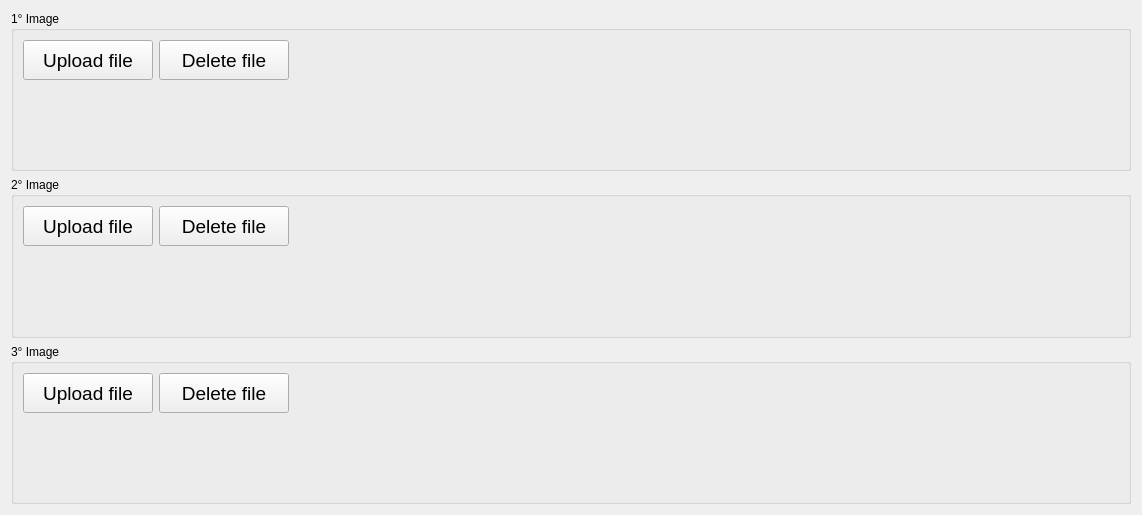
          <widget class="QWidget" name="scrollAreaWidgetContents_12">
           <property name="geometry">
            <rect>
             <x>0</x>
             <y>0</y>
             <width>1142</width>
             <height>515</height>
            </rect>
           </property>
           <layout class="QGridLayout" name="gridLayout_56">
            <item row="0" column="0">
             <layout class="QVBoxLayout" name="verticalLayout_51">
              <item>
               <widget class="QGroupBox" name="groupBox_29">
                <property name="title">
                 <string>1° Image</string>
                </property>
                <layout class="QGridLayout" name="gridLayout_49">
                 <item row="0" column="0">
                  <layout class="QHBoxLayout" name="horizontalLayout_82">
                   <property name="sizeConstraint">
                    <enum>QLayout::SetMinimumSize</enum>
                   </property>
                   <item>
                    <widget class="QPushButton" name="button_open_file_one">
                     <property name="sizePolicy">
                      <sizepolicy hsizetype="Fixed" vsizetype="Fixed">
                       <horstretch>0</horstretch>
                       <verstretch>0</verstretch>
                      </sizepolicy>
                     </property>
                     <property name="minimumSize">
                      <size>
                       <width>130</width>
                       <height>40</height>
                      </size>
                     </property>
                     <property name="maximumSize">
                      <size>
                       <width>130</width>
                       <height>40</height>
                      </size>
                     </property>
                     <property name="font">
                      <font>
                       <pointsize>14</pointsize>
                      </font>
                     </property>
                     <property name="text">
                      <string>Upload file</string>
                     </property>
                    </widget>
                   </item>
                   <item>
                    <widget class="QPushButton" name="button_delete_file_one">
                     <property name="sizePolicy">
                      <sizepolicy hsizetype="Fixed" vsizetype="Fixed">
                       <horstretch>0</horstretch>
                       <verstretch>0</verstretch>
                      </sizepolicy>
                     </property>
                     <property name="minimumSize">
                      <size>
                       <width>130</width>
                       <height>40</height>
                      </size>
                     </property>
                     <property name="maximumSize">
                      <size>
                       <width>130</width>
                       <height>40</height>
                      </size>
                     </property>
                     <property name="font">
                      <font>
                       <pointsize>14</pointsize>
                      </font>
                     </property>
                     <property name="text">
                      <string>Delete file</string>
                     </property>
                    </widget>
                   </item>
                   <item>
                    <spacer name="horizontalSpacer_41">
                     <property name="orientation">
                      <enum>Qt::Horizontal</enum>
                     </property>
                     <property name="sizeHint" stdset="0">
                      <size>
                       <width>40</width>
                       <height>20</height>
                      </size>
                     </property>
                    </spacer>
                   </item>
                  </layout>
                 </item>
                 <item row="1" column="0">
                  <widget class="QLabel" name="label_image_pic_one">
                   <property name="text">
                    <string/>
                   </property>
                  </widget>
                 </item>
                </layout>
               </widget>
              </item>
              <item>
               <widget class="QGroupBox" name="groupBox_31">
                <property name="title">
                 <string>2° Image</string>
                </property>
                <layout class="QGridLayout" name="gridLayout_53">
                 <item row="0" column="0">
                  <layout class="QVBoxLayout" name="verticalLayout_49">
                   <item>
                    <layout class="QHBoxLayout" name="horizontalLayout_78">
                     <item>
                      <widget class="QPushButton" name="button_open_file_two">
                       <property name="minimumSize">
                        <size>
                         <width>130</width>
                         <height>40</height>
                        </size>
                       </property>
                       <property name="maximumSize">
                        <size>
                         <width>130</width>
                         <height>40</height>
                        </size>
                       </property>
                       <property name="font">
                        <font>
                         <pointsize>14</pointsize>
                        </font>
                       </property>
                       <property name="text">
                        <string>Upload file</string>
                       </property>
                      </widget>
                     </item>
                     <item>
                      <widget class="QPushButton" name="button_delete_file_two">
                       <property name="minimumSize">
                        <size>
                         <width>130</width>
                         <height>40</height>
                        </size>
                       </property>
                       <property name="maximumSize">
                        <size>
                         <width>130</width>
                         <height>40</height>
                        </size>
                       </property>
                       <property name="font">
                        <font>
                         <pointsize>14</pointsize>
                        </font>
                       </property>
                       <property name="text">
                        <string>Delete file</string>
                       </property>
                      </widget>
                     </item>
                     <item>
                      <spacer name="horizontalSpacer_42">
                       <property name="orientation">
                        <enum>Qt::Horizontal</enum>
                       </property>
                       <property name="sizeHint" stdset="0">
                        <size>
                         <width>40</width>
                         <height>20</height>
                        </size>
                       </property>
                      </spacer>
                     </item>
                    </layout>
                   </item>
                   <item>
                    <widget class="QLabel" name="label_image_pic_two">
                     <property name="text">
                      <string/>
                     </property>
                    </widget>
                   </item>
                  </layout>
                 </item>
                </layout>
               </widget>
              </item>
              <item>
               <widget class="QGroupBox" name="groupBox_32">
                <property name="title">
                 <string>3° Image</string>
                </property>
                <layout class="QGridLayout" name="gridLayout_55">
                 <item row="0" column="0">
                  <layout class="QVBoxLayout" name="verticalLayout_50">
                   <item>
                    <layout class="QHBoxLayout" name="horizontalLayout_94">
                     <item>
                      <widget class="QPushButton" name="button_open_file_three">
                       <property name="minimumSize">
                        <size>
                         <width>130</width>
                         <height>40</height>
                        </size>
                       </property>
                       <property name="maximumSize">
                        <size>
                         <width>130</width>
                         <height>40</height>
                        </size>
                       </property>
                       <property name="font">
                        <font>
                         <pointsize>14</pointsize>
                        </font>
                       </property>
                       <property name="text">
                        <string>Upload file</string>
                       </property>
                      </widget>
                     </item>
                     <item>
                      <widget class="QPushButton" name="button_delete_file_three">
                       <property name="minimumSize">
                        <size>
                         <width>130</width>
                         <height>40</height>
                        </size>
                       </property>
                       <property name="maximumSize">
                        <size>
                         <width>130</width>
                         <height>40</height>
                        </size>
                       </property>
                       <property name="font">
                        <font>
                         <pointsize>14</pointsize>
                        </font>
                       </property>
                       <property name="text">
                        <string>Delete file</string>
                       </property>
                      </widget>
                     </item>
                     <item>
                      <spacer name="horizontalSpacer_43">
                       <property name="orientation">
                        <enum>Qt::Horizontal</enum>
                       </property>
                       <property name="sizeHint" stdset="0">
                        <size>
                         <width>40</width>
                         <height>20</height>
                        </size>
                       </property>
                      </spacer>
                     </item>
                    </layout>
                   </item>
                   <item>
                    <widget class="QLabel" name="label_image_pic_three">
                     <property name="text">
                      <string/>
                     </property>
                    </widget>
                   </item>
                  </layout>
                 </item>
                </layout>
               </widget>
              </item>
             </layout>
            </item>
           </layout>
          </widget>
